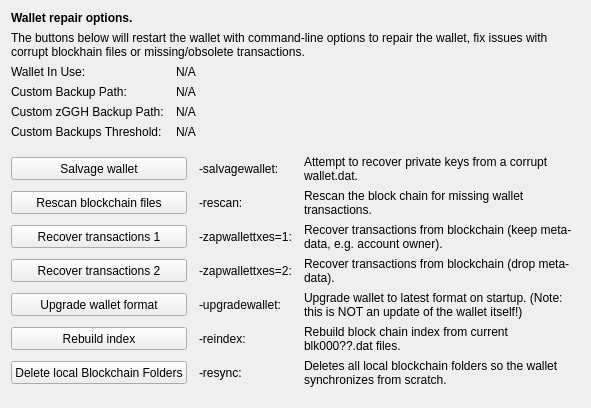
     <widget class="QWidget" name="tab_repair">
      <attribute name="title">
       <string>&amp;Wallet Repair</string>
      </attribute>
      <layout class="QGridLayout" name="gridLayout_4" columnstretch="0,0,0,0">
       <property name="horizontalSpacing">
        <number>12</number>
       </property>
       <item row="0" column="0" colspan="4">
        <widget class="QLabel" name="label_repair_header">
         <property name="font">
          <font>
           <weight>75</weight>
           <bold>true</bold>
          </font>
         </property>
         <property name="text">
          <string>Wallet repair options.</string>
         </property>
        </widget>
       </item>
       <item row="1" column="0" colspan="4">
        <widget class="QLabel" name="label_repair_helptext">
         <property name="font">
          <font>
           <weight>50</weight>
           <bold>false</bold>
          </font>
         </property>
         <property name="text">
          <string>The buttons below will restart the wallet with command-line options to repair the wallet, fix issues with corrupt blockhain files or missing/obsolete transactions.</string>
         </property>
         <property name="wordWrap">
          <bool>true</bool>
         </property>
        </widget>
       </item>
       <item row="2" column="0">
        <widget class="QLabel" name="wallet_path_label">
         <property name="text">
          <string>Wallet In Use:</string>
         </property>
        </widget>
       </item>
       <item row="2" column="1" colspan="3">
        <widget class="QLabel" name="wallet_path">
         <property name="cursor">
          <cursorShape>IBeamCursor</cursorShape>
         </property>
         <property name="text">
          <string>N/A</string>
         </property>
         <property name="textFormat">
          <enum>Qt::PlainText</enum>
         </property>
         <property name="textInteractionFlags">
          <set>Qt::LinksAccessibleByMouse|Qt::TextSelectableByKeyboard|Qt::TextSelectableByMouse</set>
         </property>
        </widget>
       </item>
       <item row="3" column="0">
        <widget class="QLabel" name="wallet_custombackuppath_label">
         <property name="text">
          <string>Custom Backup Path:</string>
         </property>
         <property name="visible">
          <bool>false</bool>
         </property>
        </widget>
       </item>
       <item row="3" column="1" colspan="3">
        <widget class="QLabel" name="wallet_custombackuppath">
         <property name="cursor">
          <cursorShape>IBeamCursor</cursorShape>
         </property>
         <property name="text">
          <string>N/A</string>
         </property>
         <property name="textFormat">
          <enum>Qt::PlainText</enum>
         </property>
         <property name="textInteractionFlags">
          <set>Qt::LinksAccessibleByMouse|Qt::TextSelectableByKeyboard|Qt::TextSelectableByMouse</set>
         </property>
         <property name="visible">
          <bool>false</bool>
         </property>
        </widget>
       </item>
       <item row="4" column="0">
        <widget class="QLabel" name="wallet_customzgghbackuppath_label">
         <property name="text">
          <string>Custom zGGH Backup Path:</string>
         </property>
         <property name="visible">
          <bool>false</bool>
         </property>
        </widget>
       </item>
       <item row="4" column="1" colspan="3">
        <widget class="QLabel" name="wallet_customzgghbackuppath">
         <property name="cursor">
          <cursorShape>IBeamCursor</cursorShape>
         </property>
         <property name="text">
          <string>N/A</string>
         </property>
         <property name="textFormat">
          <enum>Qt::PlainText</enum>
         </property>
         <property name="textInteractionFlags">
          <set>Qt::LinksAccessibleByMouse|Qt::TextSelectableByKeyboard|Qt::TextSelectableByMouse</set>
         </property>
         <property name="visible">
          <bool>false</bool>
         </property>
        </widget>
       </item>
       <item row="5" column="0">
        <widget class="QLabel" name="wallet_custombackupthreshold_label">
         <property name="text">
          <string>Custom Backups Threshold:</string>
         </property>
         <property name="visible">
          <bool>false</bool>
         </property>
        </widget>
       </item>
       <item row="5" column="1" colspan="3">
        <widget class="QLabel" name="wallet_custombackupthreshold">
         <property name="cursor">
          <cursorShape>IBeamCursor</cursorShape>
         </property>
         <property name="text">
          <string>N/A</string>
         </property>
         <property name="textFormat">
          <enum>Qt::PlainText</enum>
         </property>
         <property name="textInteractionFlags">
          <set>Qt::LinksAccessibleByMouse|Qt::TextSelectableByKeyboard|Qt::TextSelectableByMouse</set>
         </property>
         <property name="visible">
          <bool>false</bool>
         </property>
        </widget>
       </item>
       <item row="6" column="0">
        <spacer name="verticalSpacer_repair1">
         <property name="orientation">
          <enum>Qt::Vertical</enum>
         </property>
         <property name="sizeHint" stdset="0">
          <size>
           <width>10</width>
           <height>10</height>
          </size>
         </property>
        </spacer>
       </item>
       <item row="7" column="0" colspan="2">
        <widget class="QPushButton" name="btn_salvagewallet">
         <property name="minimumSize">
          <size>
           <width>100</width>
           <height>23</height>
          </size>
         </property>
         <property name="text">
          <string>Salvage wallet</string>
         </property>
        </widget>
       </item>
       <item row="7" column="2">
        <widget class="QLabel" name="label_repair_salvage_command">
         <property name="text">
          <string notr="true">-salvagewallet:</string>
         </property>
        </widget>
       </item>
       <item row="7" column="3">
        <widget class="QLabel" name="label_repair_salvage">
         <property name="text">
          <string>Attempt to recover private keys from a corrupt wallet.dat.</string>
         </property>
         <property name="wordWrap">
          <bool>true</bool>
         </property>
        </widget>
       </item>
       <item row="8" column="0" colspan="2">
        <widget class="QPushButton" name="btn_rescan">
         <property name="minimumSize">
          <size>
           <width>100</width>
           <height>23</height>
          </size>
         </property>
         <property name="text">
          <string>Rescan blockchain files</string>
         </property>
        </widget>
       </item>
       <item row="8" column="2">
        <widget class="QLabel" name="label_repair_rescan_command">
         <property name="text">
          <string notr="true">-rescan:</string>
         </property>
        </widget>
       </item>
       <item row="8" column="3">
        <widget class="QLabel" name="label_repair_rescan">
         <property name="text">
          <string>Rescan the block chain for missing wallet transactions.</string>
         </property>
         <property name="wordWrap">
          <bool>true</bool>
         </property>
        </widget>
       </item>
       <item row="9" column="0" colspan="2">
        <widget class="QPushButton" name="btn_zapwallettxes1">
         <property name="minimumSize">
          <size>
           <width>100</width>
           <height>23</height>
          </size>
         </property>
         <property name="text">
          <string>Recover transactions 1</string>
         </property>
        </widget>
       </item>
       <item row="9" column="2">
        <widget class="QLabel" name="label_repair_zap1_command">
         <property name="text">
          <string notr="true">-zapwallettxes=1:</string>
         </property>
        </widget>
       </item>
       <item row="9" column="3">
        <widget class="QLabel" name="label_repair_zap1">
         <property name="text">
          <string>Recover transactions from blockchain (keep meta-data, e.g. account owner).</string>
         </property>
         <property name="wordWrap">
          <bool>true</bool>
         </property>
        </widget>
       </item>
       <item row="10" column="0" colspan="2">
        <widget class="QPushButton" name="btn_zapwallettxes2">
         <property name="minimumSize">
          <size>
           <width>100</width>
           <height>23</height>
          </size>
         </property>
         <property name="text">
          <string>Recover transactions 2</string>
         </property>
        </widget>
       </item>
       <item row="10" column="2">
        <widget class="QLabel" name="label_repair_zap2_command">
         <property name="text">
          <string notr="true">-zapwallettxes=2:</string>
         </property>
        </widget>
       </item>
       <item row="10" column="3">
        <widget class="QLabel" name="label_repair_zap2">
         <property name="text">
          <string>Recover transactions from blockchain (drop meta-data).</string>
         </property>
         <property name="wordWrap">
          <bool>true</bool>
         </property>
        </widget>
       </item>
       <item row="11" column="0" colspan="2">
        <widget class="QPushButton" name="btn_upgradewallet">
         <property name="minimumSize">
          <size>
           <width>100</width>
           <height>23</height>
          </size>
         </property>
         <property name="text">
          <string>Upgrade wallet format</string>
         </property>
        </widget>
       </item>
       <item row="11" column="2">
        <widget class="QLabel" name="label_repair_upgrade_command">
         <property name="text">
          <string notr="true">-upgradewallet:</string>
         </property>
        </widget>
       </item>
       <item row="11" column="3">
        <widget class="QLabel" name="label_repair_upgrade">
         <property name="text">
          <string>Upgrade wallet to latest format on startup. (Note: this is NOT an update of the wallet itself!)</string>
         </property>
         <property name="wordWrap">
          <bool>true</bool>
         </property>
        </widget>
       </item>
       <item row="12" column="0" colspan="2">
        <widget class="QPushButton" name="btn_reindex">
         <property name="minimumSize">
          <size>
           <width>100</width>
           <height>23</height>
          </size>
         </property>
         <property name="text">
          <string>Rebuild index</string>
         </property>
        </widget>
       </item>
       <item row="12" column="2">
        <widget class="QLabel" name="label_repair_reindex_command">
         <property name="text">
          <string notr="true">-reindex:</string>
         </property>
        </widget>
       </item>
       <item row="12" column="3">
        <widget class="QLabel" name="label_repair_reindex">
         <property name="text">
          <string>Rebuild block chain index from current blk000??.dat files.</string>
         </property>
         <property name="wordWrap">
          <bool>true</bool>
         </property>
        </widget>
       </item>
       <item row="13" column="0" colspan="2">
        <widget class="QPushButton" name="btn_resync">
         <property name="minimumSize">
          <size>
           <width>100</width>
           <height>23</height>
          </size>
         </property>
         <property name="text">
          <string>Delete local Blockchain Folders</string>
         </property>
        </widget>
       </item>
       <item row="13" column="2">
        <widget class="QLabel" name="label_repair_resync_command">
         <property name="text">
          <string>-resync:</string>
         </property>
        </widget>
       </item>
       <item row="13" column="3">
        <widget class="QLabel" name="label_repair_resync">
         <property name="text">
          <string>Deletes all local blockchain folders so the wallet synchronizes from scratch.</string>
         </property>
         <property name="wordWrap">
          <bool>true</bool>
         </property>
        </widget>
       </item>
       <item row="14" column="0">
        <spacer name="verticalSpacer_repair2">
         <property name="orientation">
          <enum>Qt::Vertical</enum>
         </property>
         <property name="sizeHint" stdset="0">
          <size>
           <width>20</width>
           <height>10</height>
          </size>
         </property>
        </spacer>
       </item>
      </layout>
     </widget>
